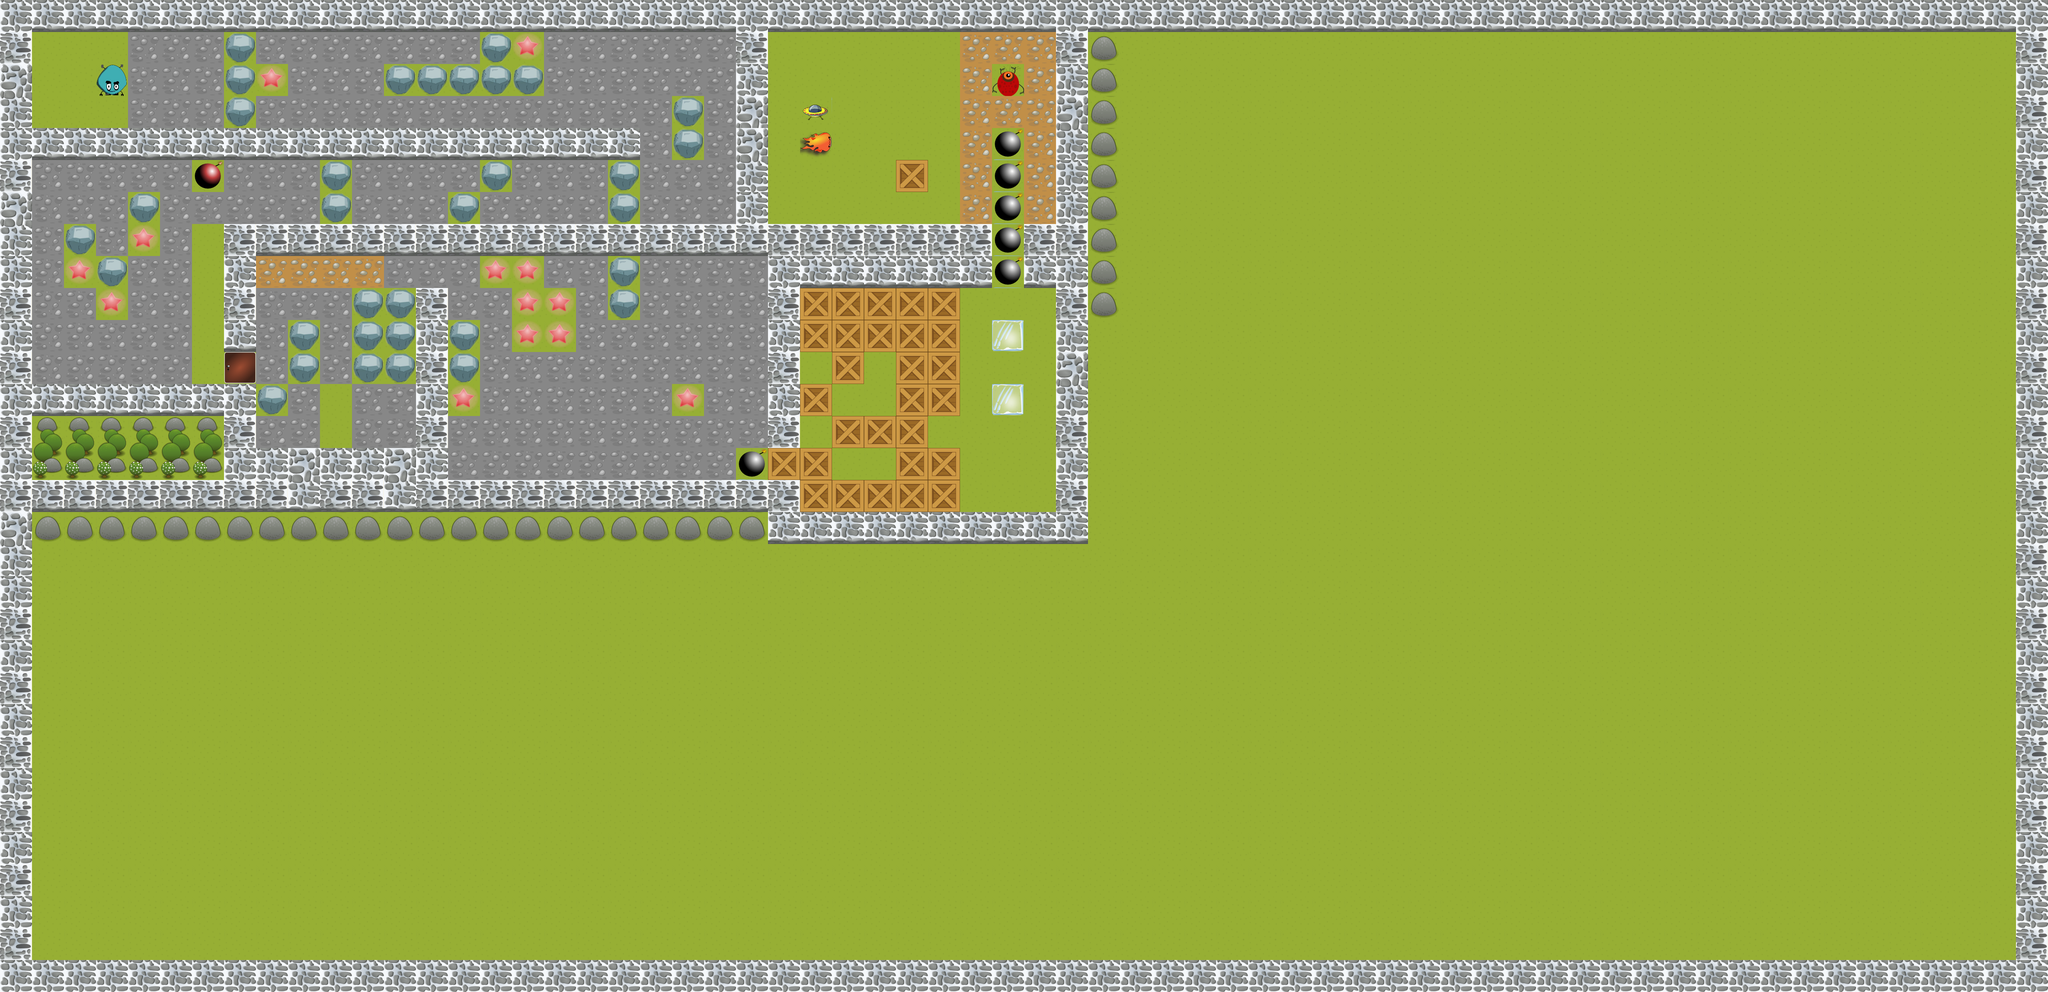

This game map was drawn from its Tiled (.tmx) file and the tilesets committed beside it. A one-line description and the trimmed map source follow:
An orthogonal 64x31 tile map with 80x80 px tiles, 5 tile layers (Tile Layer 1, walls, wall front, front, ...), 4 hidden layers not drawn, 3 tilesets and 6 objects.

<map version="1.0" orientation="orthogonal" width="64" height="31" tilewidth="80" tileheight="80">
 <properties>
  <property name="Scale" value="1.25" />
  <property name="background_music" value="Kick Shock" />
  <property name="level author" value="level created by Janysz Pelc" />
  <property name="music_info" value="How it Begins by Kevin MacLeod is licensed under a CC Attribution 3.0." />
 </properties>
 <tileset firstgid="1" name="walls80" tilewidth="80" tileheight="80">
  <image source="walls80.png" width="320" height="320" />
  <tile id="0">
   <properties>
    <property name="wall" value="1" />
   </properties>
  </tile>
  <tile id="1">
   <properties>
    <property name="wall" value="1" />
   </properties>
  </tile>
  <tile id="2">
   <properties>
    <property name="wall" value="1" />
   </properties>
  </tile>
  <tile id="14">
   <properties>
    <property name="wall" value="1" />
   </properties>
  </tile>
  <tile id="15">
   <properties>
    <property name="wall" value="1" />
   </properties>
  </tile>
 </tileset>
 <tileset firstgid="17" name="SmallWorld-all" tilewidth="80" tileheight="80">
  <image source="SmallWorld-all.png" width="640" height="560" />
 </tileset>
 <tileset firstgid="73" name="TiledObjects" tilewidth="80" tileheight="80">
  <image source="TiledObjects.png" width="800" height="800" />
 </tileset>
 <layer name="Tile Layer 1" width="64" height="31">
  <data>[1984 cells, 1984 non-empty, 1 distinct tile ids]</data>
 </layer>
 <layer name="adds" width="64" height="31" visible="0">
  <data>[1984 cells, 0 non-empty, 0 distinct tile ids]</data>
 </layer>
 <layer name="walls" width="64" height="31">
  <data>[1984 cells, 333 non-empty, 3 distinct tile ids]</data>
 </layer>
 <layer name="wall front" width="64" height="31">
  <data>[1984 cells, 365 non-empty, 6 distinct tile ids]</data>
 </layer>
 <layer name="front" width="64" height="31">
  <data>[1984 cells, 142 non-empty, 1 distinct tile ids]</data>
 </layer>
 <layer name="down" width="64" height="31" visible="0">
  <data>[1984 cells, 0 non-empty, 0 distinct tile ids]</data>
 </layer>
 <layer name="left" width="64" height="31" visible="0">
  <data>[1984 cells, 1 non-empty, 1 distinct tile ids]</data>
 </layer>
 <layer name="right" width="64" height="31" visible="0">
  <data>[1984 cells, 0 non-empty, 0 distinct tile ids]</data>
 </layer>
 <layer name="ObjectTiles" width="64" height="31">
  <data>[1984 cells, 283 non-empty, 13 distinct tile ids]</data>
 </layer>
 <objectgroup name="objects">
  <object x="0" y="960" width="80" height="80">
   <properties>
    <property name="element" value="1" />
    <property name="sequence" value="1" />
   </properties>
  </object>
  <object x="1440" y="960" width="80" height="80">
   <properties>
    <property name="element" value="2" />
    <property name="sequence" value="1" />
   </properties>
  </object>
  <object x="160" y="80" width="80" height="80">
   <properties>
    <property name="quantity" value="1" />
   </properties>
  </object>
  <object x="1280" y="80" width="80" height="80">
   <properties>
    <property name="quantity" value="1" />
   </properties>
  </object>
  <object x="160" y="1840" width="80" height="80">
   <properties>
    <property name="quantity" value="1" />
   </properties>
  </object>
  <object x="1280" y="1840" width="80" height="80">
   <properties>
    <property name="quantity" value="1" />
   </properties>
  </object>
 </objectgroup>
</map>
